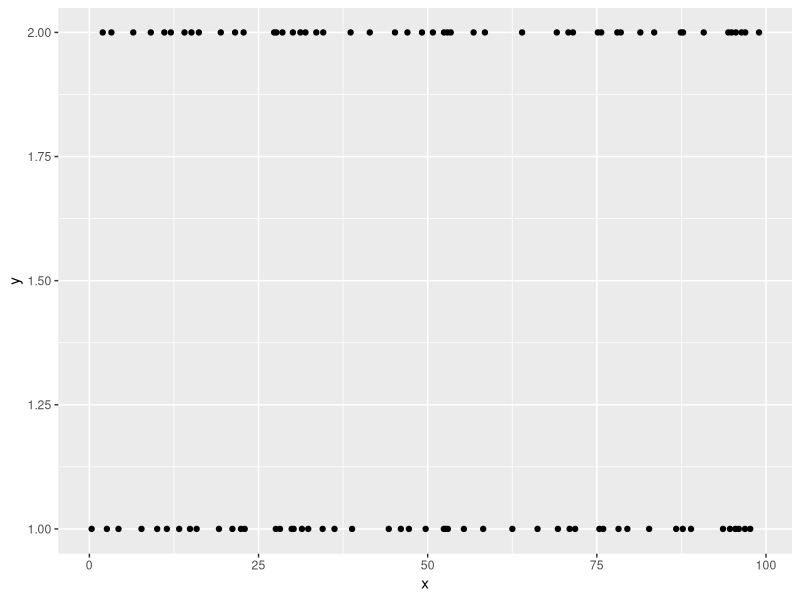
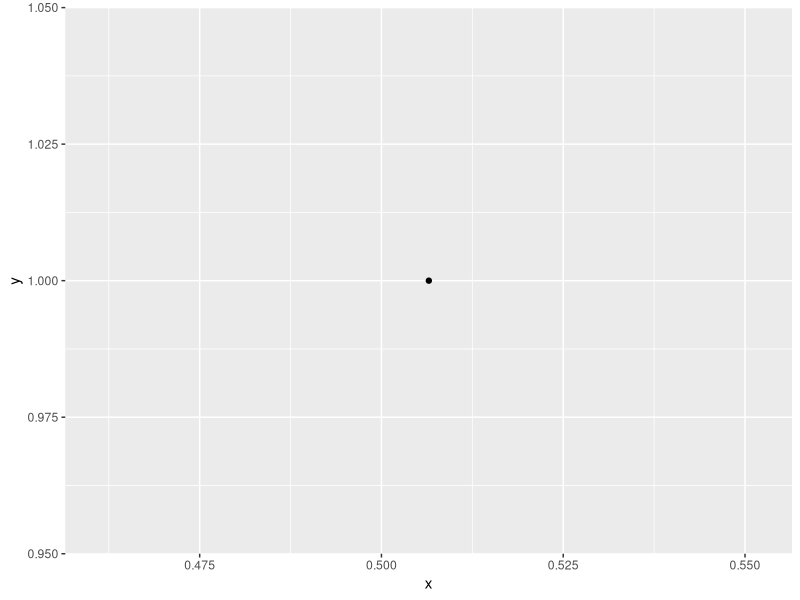
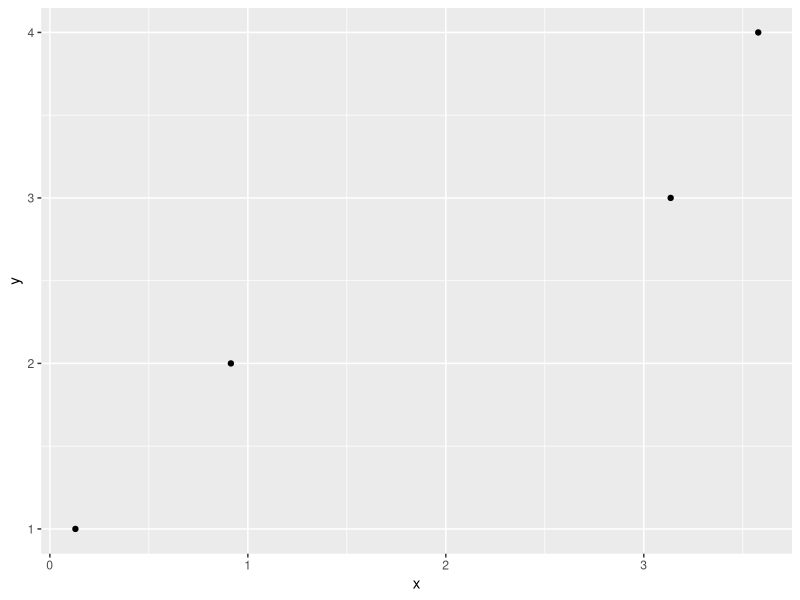

Reproduce these figures in R, in order.
## ---- chunk 1
library(tidyverse)
library(ggplot2)
int_arr <- rexp(100,1)
arr <-cumsum(int_arr)

outs <- array(1:2)        

myData=data.frame(x=arr,y=outs)
ggplot(myData, aes(x=x, y=y)) + 
  geom_point()
## ---- chunk 2
simulate_hpp <- function(lambda = 1, T_max = 2) {
  t <- 0
  arrivals <- c()
  
  while (TRUE) {
    t <- t + rexp(1, rate = lambda)
    if (t > T_max) break
    arrivals <- c(arrivals, t)
  }
  
  return(arrivals)
}

arr <- simulate_hpp()
outs <- array(1:length(arr))        

myData=data.frame(x=arr,y=outs)
ggplot(myData, aes(x=x, y=y)) + 
  geom_point()


## ---- chunk 3
simulate_hpp <- function(lambda = 1, T_max = 2+2^2) {
  t <- 0
  arrivals <- c()
  
  while (TRUE) {
    t <- t + rexp(1, rate = lambda)
    if (t > T_max) break
    arrivals <- c(arrivals, t)
  }
  
  return(arrivals)
}

arr <- simulate_hpp()
outs <- array(1:length(arr))        

myData=data.frame(x=arr,y=outs)
ggplot(myData, aes(x=x, y=y)) + 
  geom_point()
